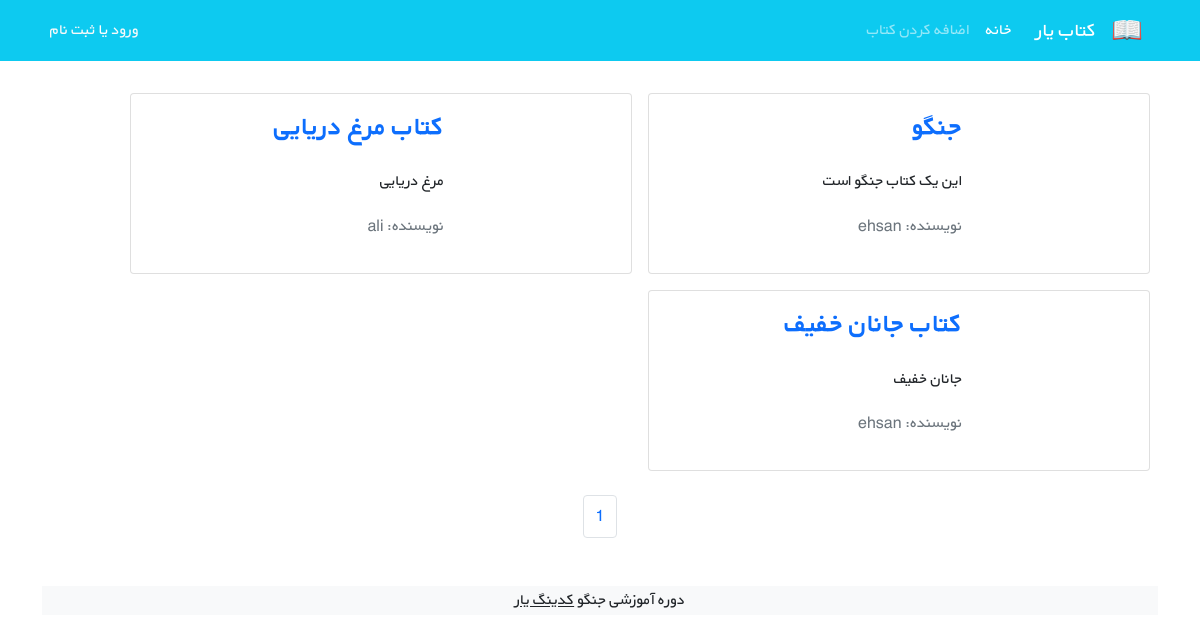
The page /books/ on the database as committed earlier.
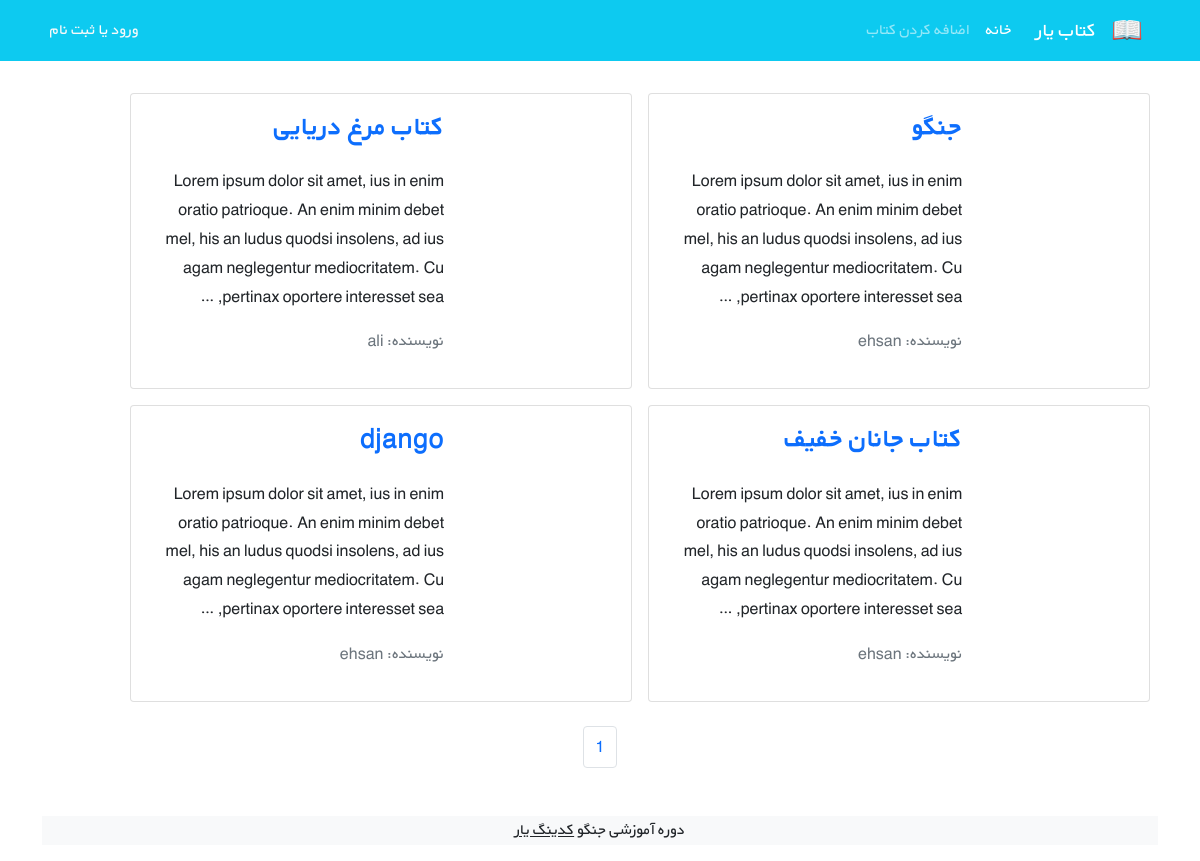
The same page on the database as committed later.
### books/models.py (models this page shows, shortened)
class Book(models.Model):
    title = models.CharField(max_length=200)
    author = models.CharField(max_length=200)
    description = models.TextField()
    price = models.DecimalField(max_digits=5, decimal_places=2)
    cover = models.ImageField(upload_to='covers/', blank=True)
    def get_absolute_url(self):
        return reverse('BookDetailView', args=[self.id])

### books/views.py (the view)
# urls.py: path('', BookListView.as_view(), name='BookListView'),
class BookListView(generic.ListView):
    model = Book
    paginate_by = 4
    template_name = 'books/book_list.html'
    context_object_name = 'books'

### books/templates/books/book_list.html (shortened to what this page needs)
{% extends '_base.html' %}
{% block content %}
    <div class="container mt-4">
        <div class="row flex-row-reverse">
            {% for book in books %}
                <div class="card m-2" style="max-width: 45%">
                    <div class="row g-0 h-100" dir="rtl">
                        <div class="col-md-4">
                        </div>
                        <div class="col-md-8 h-100">
                            <div class="d-flex flex-column justify-content-between h-100">
                                <div class="card-body">
                                    <a class="text-decoration-none" href="{{ book.get_absolute_url }}"><h3
                                            class="card-title"><strong>{{ book.title }}</strong></h3></a>
                                    <p class="card-text pt-3">{{ book.description | truncatewords:30 }}</p>
                                    <p class="text-muted">نویسنده: {{ book.author }}</p>
                                </div>
                            </div>
                        </div>
                    </div>
                </div>
            {% endfor %}
        </div>
    </div>
    <nav aria-label="Page navigation example">
        <ul class="pagination justify-content-center mt-3">
            <li class="page-item"><a class="page-link" href="#">{{ page_obj.number }}</a></li>
        </ul>
    </nav>
    <footer class="bg-light text-center text-lg-start mt-5">
        <div class="text-center bg-grey">
            <p>دوره آموزشی جنگو <a class="text-dark" href="https://codingyar.com/" target="_blank">کدینگ یار</a></p>
        </div>
    </footer>
{% endblock content %}

### templates/_base.html (shortened to what this page needs)
{% load static %}
<!DOCTYPE HTML PUBLIC "-//W3C//DTD HTML 4.01//EN" "http://www.w3.org/TR/html4/strict.dtd">
<html lang="en">
<head>
    <link href="https://cdn.jsdelivr.net/npm/bootstrap@5.1.3/dist/css/bootstrap.min.css" rel="stylesheet"
>
    <link rel="stylesheet" href="{% static 'css/style.css' %}">
</head>
<body>
<nav class="navbar navbar-expand-lg navbar-dark bg-info" dir="rtl">
    <div class="container">
        <a class="navbar-brand" href="#">
            <img src="{% static 'icons/book.png' %}" alt="" height="30"
                 class="d-inline-block align-text-top">
        </a>
        <a class="navbar-brand mx-3" href="#">کتاب یار</a>
        <div class="collapse navbar-collapse" id="navbarNavAltMarkup">
            <div class="navbar-nav">
                <a class="nav-link active" aria-current="page" href="{% url 'BookListView' %}">خانه</a>
                <a class="nav-link" href="{% url 'BookCreateView' %}">اضافه کردن کتاب</a>
            </div>
        </div>
        <div class="mx-2 text-white">
            {% if user.is_authenticated %}
                خوش آمدی {{ user.username }} |<a class="link-light text-decoration-none" href="{% url 'logout' %}">خروج</a>
            {% else %}
                <a class="link-light text-decoration-none" href="{% url 'login' %}">ورود</a>
                <span> یا </span>
                <a class="link-light text-decoration-none" href="{% url 'SignUpView' %}">ثبت نام</a>
            {% endif %}
        </div>
    </div>
</nav>
<div class="container">
    {% block content %}
    {% endblock content %}
</div>
</body>
</html>

### static/css/style.css (style rules this page uses)
* { font-family: 'BYekan', sans-serif; line-height: 1.8rem; }

Rows that differ between the two databases and show on the page:
changed Book "جنگو": description "این یک کتاب جنگو است" → "Lorem ipsum dolor sit amet, ius in enim oratio patrioque. An enim minim debet mel, his an ludus quodsi insolens, ad ius agam neglegentur mediocritatem. Cu pertinax oportere interesset sea, …"
changed Book "کتاب مرغ دریایی": description "مرغ دریایی" → "Lorem ipsum dolor sit amet, ius in enim oratio patrioque. An enim minim debet mel, his an ludus quodsi insolens, ad ius agam neglegentur mediocritatem. Cu pertinax oportere interesset sea, …"
changed Book "کتاب جانان خفیف": description "جانان خفیف" → "Lorem ipsum dolor sit amet, ius in enim oratio patrioque. An enim minim debet mel, his an ludus quodsi insolens, ad ius agam neglegentur mediocritatem. Cu pertinax oportere interesset sea, …"
added Book: title "django", description "Lorem ipsum dolor sit amet, ius in enim oratio patrioque. An enim minim debet mel, his an ludus quodsi insolens, ad ius agam neglegentur mediocritatem. Cu pertinax oportere interesset sea, …", author "ehsan"
